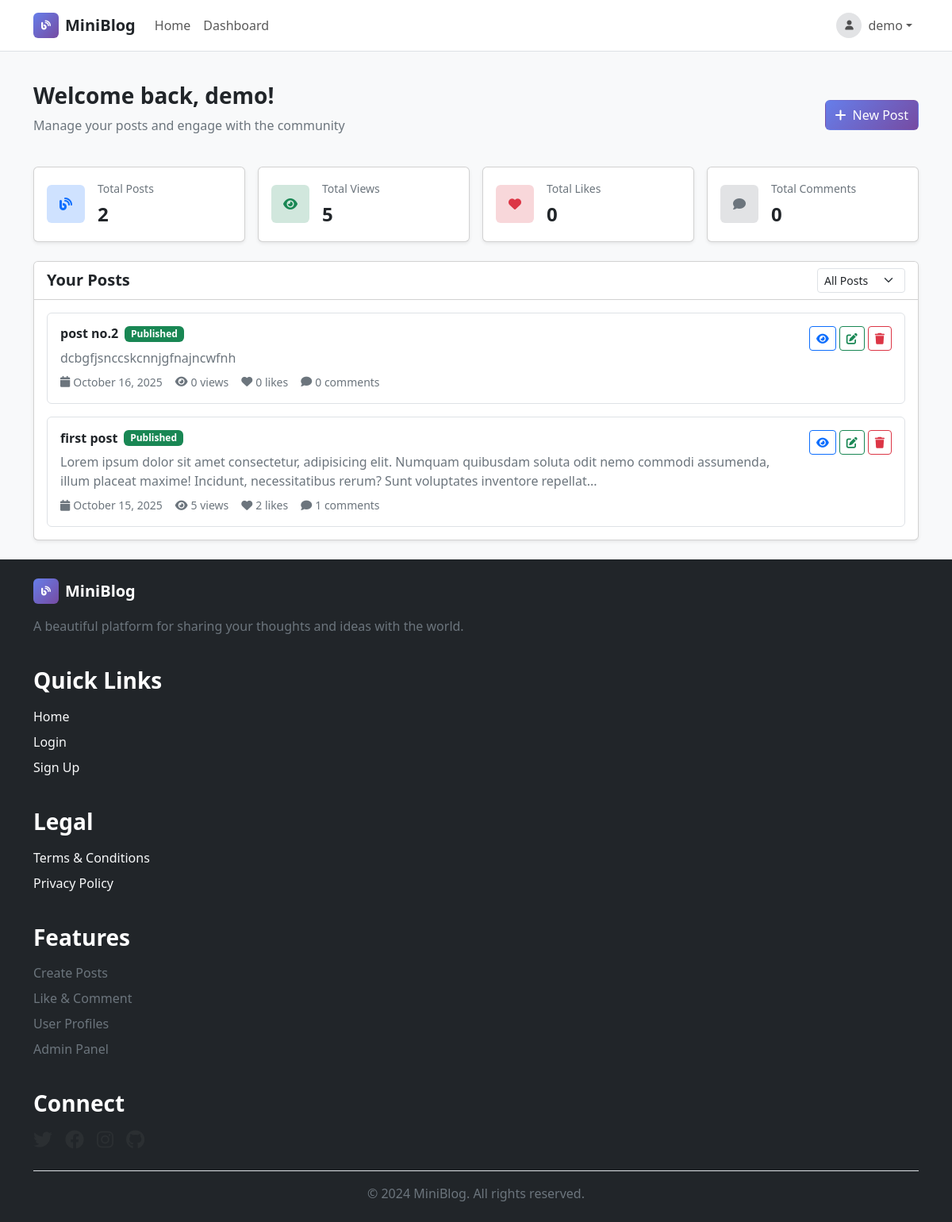
Page /dashboard (signed in) on the committed database.
### models.py (models this page shows, shortened)
class User(UserMixin, db.Model):
    id = db.Column(db.Integer, primary_key=True)
    username = db.Column(db.String(20), unique=True, nullable=False)
    email = db.Column(db.String(120), unique=True, nullable=False)
    password_hash = db.Column(db.String(128), nullable=False)
    avatar = db.Column(db.String(200), default='')
    bio = db.Column(db.String(200), default='')
    role = db.Column(db.String(20), default='user')
    is_active = db.Column(db.Boolean, default=True)
    created_at = db.Column(db.DateTime, default=datetime.utcnow)
    posts = db.relationship('Post', backref='author', lazy=True, cascade='all, delete-orphan')
    comments = db.relationship('Comment', backref='author', lazy=True, cascade='all, delete-orphan')
    likes = db.relationship('Like', backref='user', lazy=True, cascade='all, delete-orphan')

class Post(db.Model):
    id = db.Column(db.Integer, primary_key=True)
    title = db.Column(db.String(200), nullable=False)
    content = db.Column(db.Text, nullable=False)
    excerpt = db.Column(db.String(300))
    author_id = db.Column(db.Integer, db.ForeignKey('user.id'), nullable=False)
    tags = db.Column(db.String(200))  # Comma-separated tags
    is_published = db.Column(db.Boolean, default=True)
    view_count = db.Column(db.Integer, default=0)
    created_at = db.Column(db.DateTime, default=datetime.utcnow)
    updated_at = db.Column(db.DateTime, default=datetime.utcnow, onupdate=datetime.utcnow)
    comments = db.relationship('Comment', backref='post', lazy=True, cascade='all, delete-orphan')
    likes = db.relationship('Like', backref='post', lazy=True, cascade='all, delete-orphan')
    def get_like_count(self):
        try:
            return len(self.likes) if self.likes else 0
        except:
            return 0
    def get_comment_count(self):
        try:
            return len(self.comments) if self.comments else 0
        except:
            return 0

### app.py (the view)
@app.route('/dashboard')
@login_required
def dashboard():
    user_posts = Post.query.filter_by(author_id=current_user.id).order_by(Post.created_at.desc()).all()
    return render_template('dashboard.html', posts=user_posts)

### app.py (called while the page is built)
@login_manager.user_loader
def load_user(user_id):
    return User.query.get(int(user_id))

### templates/dashboard.html (shortened to what this page needs)
{% extends "base.html" %}
{% block content %}
<div class="container-lg py-4">
    <div class="mb-4">
        <div class="d-flex align-items-center justify-content-between">
            <div>
                <h1 class="h3 fw-bold text-dark">Welcome back, {{ current_user.username }}!</h1>
                <p class="text-secondary mt-1">Manage your posts and engage with the community</p>
            </div>
            <a href="{{ url_for('create_post') }}" class="btn btn-gradient fw-medium">
                <i class="fas fa-plus me-2"></i>New Post
            </a>
        </div>
    </div>
    <div class="row g-3 mb-4">
        <div class="col-12 col-md-6 col-lg-3">
            <div class="card shadow-sm h-100">
                <div class="card-body d-flex align-items-center">
                    <div class="rounded d-inline-flex align-items-center justify-content-center bg-primary-subtle me-3" style="width:48px;height:48px;">
                        <i class="fas fa-blog text-primary"></i>
                    </div>
                    <div>
                        <p class="small fw-medium text-secondary mb-1">Total Posts</p>
                        <p class="fs-4 fw-bold text-dark mb-0">{{ posts|length }}</p>
                    </div>
                </div>
            </div>
        </div>
        <div class="col-12 col-md-6 col-lg-3">
            <div class="card shadow-sm h-100">
                <div class="card-body d-flex align-items-center">
                    <div class="rounded d-inline-flex align-items-center justify-content-center bg-success-subtle me-3" style="width:48px;height:48px;">
                        <i class="fas fa-eye text-success"></i>
                    </div>
                    <div>
                        <p class="small fw-medium text-secondary mb-1">Total Views</p>
                        <p class="fs-4 fw-bold text-dark mb-0">{{ posts|sum(attribute='view_count') }}</p>
                    </div>
                </div>
            </div>
        </div>
        <div class="col-12 col-md-6 col-lg-3">
            <div class="card shadow-sm h-100">
                <div class="card-body d-flex align-items-center">
                    <div class="rounded d-inline-flex align-items-center justify-content-center bg-danger-subtle me-3" style="width:48px;height:48px;">
                        <i class="fas fa-heart text-danger"></i>
                    </div>
                    <div>
                        <p class="small fw-medium text-secondary mb-1">Total Likes</p>
                        <p class="fs-4 fw-bold text-dark mb-0">
                        {% set total_likes = 0 %}
                        {% for post in posts %}
                            {% set total_likes = total_likes + post.get_like_count() %}
                        {% endfor %}
                        {{ total_likes }}
                        </p>
                    </div>
                </div>
            </div>
        </div>
        <div class="col-12 col-md-6 col-lg-3">
            <div class="card shadow-sm h-100">
                <div class="card-body d-flex align-items-center">
                    <div class="rounded d-inline-flex align-items-center justify-content-center bg-secondary-subtle me-3" style="width:48px;height:48px;">
                        <i class="fas fa-comment text-secondary"></i>
                    </div>
                    <div>
                        <p class="small fw-medium text-secondary mb-1">Total Comments</p>
                        <p class="fs-4 fw-bold text-dark mb-0">
                        {% set total_comments = 0 %}
                        {% for post in posts %}
                            {% set total_comments = total_comments + post.get_comment_count() %}
                        {% endfor %}
                        {{ total_comments }}
                        </p>
                    </div>
                </div>
            </div>
        </div>
    </div>
    <div class="card shadow-sm">
        <div class="card-header bg-white">
            <div class="d-flex align-items-center justify-content-between">
                <h2 class="h5 fw-semibold text-dark mb-0">Your Posts</h2>
                <div>
                    <select id="statusFilter" class="form-select form-select-sm w-auto">
                        <option value="all">All Posts</option>
                    </select>
                </div>
            </div>
        </div>
        <div class="card-body">
            {% if posts %}
                <div class="d-flex flex-column gap-3" id="postsList">
                    {% for post in posts %}
                        <div class="border rounded p-3 post-item" data-status="{{ 'published' if post.is_published else 'draft' }}">
                            <div class="d-flex align-items-start justify-content-between">
                                <div class="flex-grow-1">
                                    <div class="d-flex align-items-center mb-2">
                                        <h3 class="h6 fw-semibold text-dark me-2 mb-0">
                                            <a href="{{ url_for('view_post', post_id=post.id) }}" class="link-dark link-underline-opacity-0 link-underline-opacity-100-hover">
                                                {{ post.title }}
                                            </a>
                                        </h3>
                                        <span class="badge {{ 'text-bg-success' if post.is_published else 'text-bg-warning' }}">{{ 'Published' if post.is_published else 'Draft' }}</span>
                                    </div>
                                    <p class="text-secondary mb-2">{{ post.excerpt or post.content[:150] + '...' }}</p>
                                    <div class="d-flex align-items-center gap-3 small text-secondary">
                                        <span class="d-inline-flex align-items-center"><i class="fas fa-calendar me-1"></i>{{ post.created_at.strftime('%B %d, %Y') }}</span>
                                        <span class="d-inline-flex align-items-center"><i class="fas fa-eye me-1"></i>{{ post.view_count }} views</span>
                                        <span class="d-inline-flex align-items-center"><i class="fas fa-heart me-1"></i>{{ post.get_like_count() }} likes</span>
                                        <span class="d-inline-flex align-items-center"><i class="fas fa-comment me-1"></i>{{ post.get_comment_count() }} comments</span>
                                    </div>
                                </div>
                                <div class="d-flex align-items-center gap-1 ms-3">
                                    <a href="{{ url_for('view_post', post_id=post.id) }}" class="btn btn-sm btn-outline-primary" title="View Post"><i class="fas fa-eye"></i></a>
                                    <a href="{{ url_for('edit_post', post_id=post.id) }}" class="btn btn-sm btn-outline-success" title="Edit Post"><i class="fas fa-edit"></i></a>
                                    <button onclick="deletePost({{ post.id }})" class="btn btn-sm btn-outline-danger" title="Delete Post"><i class="fas fa-trash"></i></button>
                                </div>
                            </div>
                        </div>
                    {% endfor %}
                </div>
            {% endif %}
        </div>
    </div>
</div>
{% endblock %}

### templates/base.html (shortened to what this page needs)
<!DOCTYPE html>
<html lang="en">
<head>
    <link href="https://cdn.jsdelivr.net/npm/bootstrap@5.3.3/dist/css/bootstrap.min.css" rel="stylesheet">
    <link rel="stylesheet" href="https://cdnjs.cloudflare.com/ajax/libs/font-awesome/6.4.0/css/all.min.css">
</head>
<body class="bg-light min-vh-100 d-flex flex-column">
    <nav class="navbar navbar-expand-lg bg-white border-bottom position-fixed w-100 top-0 z-3 navbar-blur">
        <div class="container-lg">
            <a class="navbar-brand d-flex align-items-center" href="{{ url_for('index') }}">
                <span class="d-inline-flex align-items-center justify-content-center rounded me-2" style="width:32px;height:32px;">
                    <span class="d-inline-flex align-items-center justify-content-center rounded gradient-bg" style="width:32px;height:32px;">
                        <i class="fas fa-blog text-white" style="font-size:12px;"></i>
                    </span>
                </span>
                <span class="fw-bold text-dark">MiniBlog</span>
            </a>
            <div class="collapse navbar-collapse" id="mainNavbar">
                <ul class="navbar-nav me-auto mb-2 mb-lg-0">
                    <li class="nav-item"><a class="nav-link" href="{{ url_for('index') }}">Home</a></li>
                    {% if current_user.is_authenticated %}
                        <li class="nav-item"><a class="nav-link" href="{{ url_for('dashboard') }}">Dashboard</a></li>
                    {% endif %}
                </ul>
                <ul class="navbar-nav ms-auto">
                    {% if current_user.is_authenticated %}
                        <li class="nav-item dropdown">
                            <a class="nav-link dropdown-toggle d-flex align-items-center" href="#" id="userMenu" role="button" data-bs-toggle="dropdown" aria-expanded="false">
                                <span class="d-inline-flex align-items-center justify-content-center rounded-circle bg-secondary-subtle me-2" style="width:32px;height:32px;">
                                    <i class="fas fa-user" style="font-size:12px;"></i>
                                </span>
                                <span>{{ current_user.username }}</span>
                            </a>
                        </li>
                    {% else %}
                        <li class="nav-item"><a class="nav-link" href="{{ url_for('login') }}">Login</a></li>
                        <li class="nav-item"><a class="btn btn-gradient ms-2" href="{{ url_for('register') }}">Sign Up</a></li>
                    {% endif %}
                </ul>
            </div>
        </div>
    </nav>
    <main class="pt-5" style="padding-top: 5rem !important;">
        {% block content %}{% endblock %}
    </main>
    <footer class="bg-dark text-white mt-5 mt-auto">
        <div class="container-lg py-4">
            <div class="row g-4">
                <div>
                    <div class="d-flex align-items-center mb-3">
                        <div class="rounded d-inline-flex align-items-center justify-content-center gradient-bg me-2" style="width:32px;height:32px;">
                            <i class="fas fa-blog text-white" style="font-size:12px;"></i>
                        </div>
                        <span class="fs-5 fw-bold">MiniBlog</span>
                    </div>
                    <p class="text-secondary">A beautiful platform for sharing your thoughts and ideas with the world.</p>
                </div>
                <div>
                    <h3 class="fw-semibold mb-3">Quick Links</h3>
                    <ul class="list-unstyled">
                        <li class="mb-2"><a href="{{ url_for('index') }}" class="link-light link-underline-opacity-0 link-underline-opacity-100-hover">Home</a></li>
                        <li class="mb-2"><a href="{{ url_for('login') }}" class="link-light link-underline-opacity-0 link-underline-opacity-100-hover">Login</a></li>
                        <li class="mb-2"><a href="{{ url_for('register') }}" class="link-light link-underline-opacity-0 link-underline-opacity-100-hover">Sign Up</a></li>
                    </ul>
                </div>
                <div>
                    <h3 class="fw-semibold mb-3">Legal</h3>
                    <ul class="list-unstyled">
                        <li class="mb-2"><a href="{{ url_for('terms') }}" class="link-light link-underline-opacity-0 link-underline-opacity-100-hover">Terms & Conditions</a></li>
                        <li class="mb-2"><a href="{{ url_for('privacy') }}" class="link-light link-underline-opacity-0 link-underline-opacity-100-hover">Privacy Policy</a></li>
                    </ul>
                </div>
                <div>
                    <h3 class="fw-semibold mb-3">Features</h3>
                    <ul class="list-unstyled text-secondary">
                        <li class="mb-2">Create Posts</li>
                        <li class="mb-2">Like & Comment</li>
                        <li class="mb-2">User Profiles</li>
                        <li class="mb-2">Admin Panel</li>
                    </ul>
                </div>
                <div>
                    <h3 class="fw-semibold mb-3">Connect</h3>
                    <div class="d-flex gap-3">
                        <a href="#" class="text-secondary-emphasis"><i class="fab fa-twitter fs-4"></i></a>
                        <a href="#" class="text-secondary-emphasis"><i class="fab fa-facebook fs-4"></i></a>
                        <a href="#" class="text-secondary-emphasis"><i class="fab fa-instagram fs-4"></i></a>
                        <a href="#" class="text-secondary-emphasis"><i class="fab fa-github fs-4"></i></a>
                    </div>
                </div>
            </div>
            <div class="border-top mt-4 pt-3 text-center text-secondary">
                <p class="mb-0">&copy; 2024 MiniBlog. All rights reserved.</p>
            </div>
        </div>
    </footer>
</body>
</html>

### templates/base.html (style rules this page uses)
.gradient-bg { background: linear-gradient(135deg, #667eea 0%, #764ba2 100%); }
.btn-gradient { background: linear-gradient(135deg, #667eea 0%, #764ba2 100%); color: #fff; transition: all 0.3s ease; }
.navbar-blur { backdrop-filter: blur(10px); background-color: rgba(255, 255, 255, 0.9); }

### rows in the picture
User: username "demo"
Post: title "post no.2", is_published "Published", excerpt "dcbgfjsnccskcnnjgfnajncwfnh", created_at "October 16, 2025", view_count "0", get_like_count "0", get_comment_count "0"
Post: title "first post", is_published "Published", excerpt "Lorem ipsum dolor sit amet consectetur, adipisicing elit. Numquam quibusdam soluta odit nemo commodi assumenda, illum placeat maxime! Incidunt, necessitatibus rerum? Sunt voluptates inventore repellat...", created_at "October 15, 2025", view_count "5", get_like_count "2", get_comment_count "1"

### other values in the picture
{{ posts|length }} "2"
{{ posts|sum(attribute='view_count') }} "5"
{{ total_likes }} "0"
{{ total_comments }} "0"
